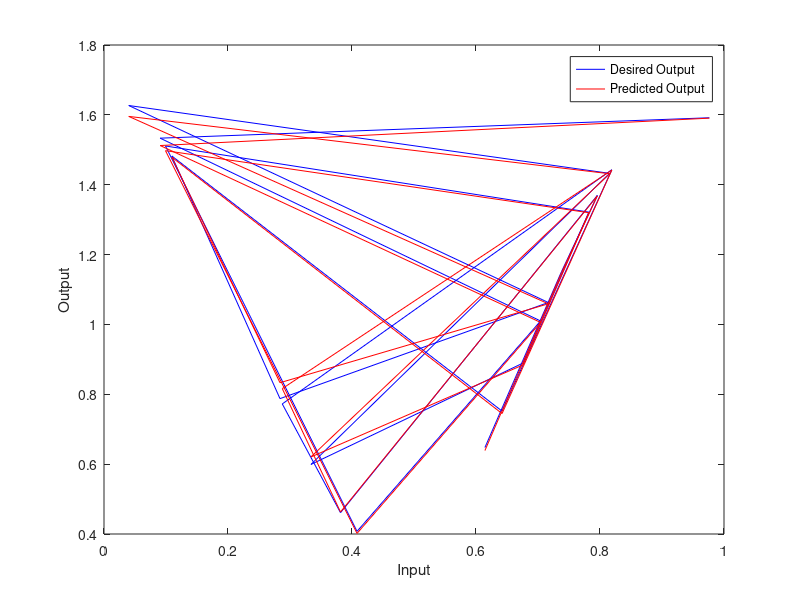
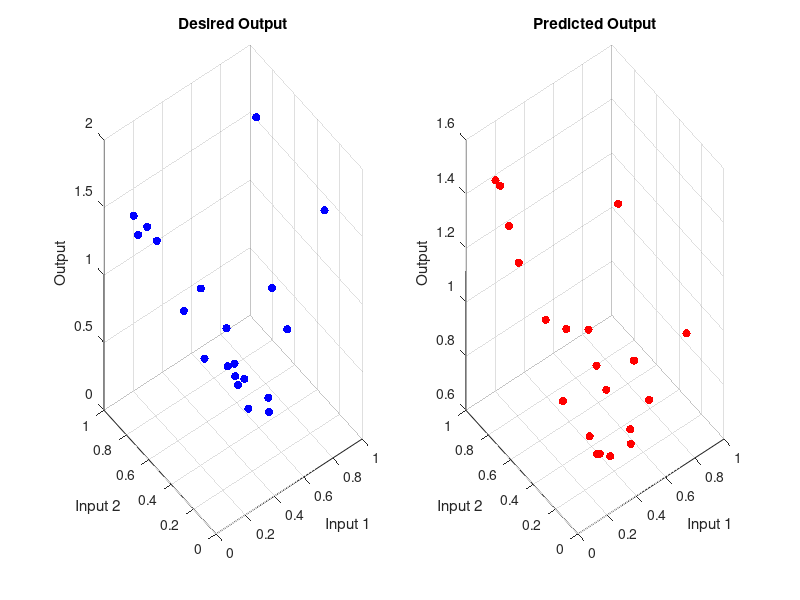

These charts were generated, in order, by the following MATLAB code:
% Step 1: Generate input and output data
X = rand(20, 1); % Generate 20 random input values between 0 and 1
Y = 1 + (0.4 * cos(2*pi*X/0.9)) + (0.5 * cos(2*pi*X))/2; % Calculate corresponding desired output values

% Step 2: Initialize the network parameters
N_i = 1; % Number of neurons in the input layer
N_h = 7; % Number of neurons in the hidden layer
N_o = 1; % Number of neurons in the output layer
learning_rate = 0.1; % Learning rate for weight updates
epsilon = 0.01; % Stopping criteria threshold
max_epochs = 1000; % Maximum number of training epochs

% Step 3: Initialize random weights and biases
W_i_h = randn(N_h, N_i); % Weight matrix for input to hidden layer
b_h = randn(N_h, 1); % Bias vector for hidden layer
W_h_o = randn(N_o, N_h); % Weight matrix for hidden to output layer
b_o = randn(N_o, 1); % Bias vector for output layer

epoch = 0;
while epoch < max_epochs

    % Step 4: Forward propagation

    H_i = W_i_h .* X' + b_h; % Hidden layer input
    H_Af = tanh(H_i); % Hidden layer hyperbolic tangent activation function
    O_i = W_h_o * H_Af + b_o; % Output layer input
    O_Af = O_i; % Output layer linear activation function
    
    % Step 5: Calculate loss/error
    error = O_Af - Y';
    
    % Step 6: Backpropagation

    delta2 = error; % Output layer delta
    dW_h_o = (1/size(X, 1)) * delta2 * H_Af'; % Weight gradient for hidden to output layer
    db_o = (1/size(X, 1)) * sum(delta2, 2); % Bias gradient for output layer
    
    delta1 = W_h_o' * delta2 .* (1 - H_Af.^2); % Hidden layer delta
    dW_i_h = (1/size(X, 1)) * delta1 .* X'; % Weight gradient for input to hidden layer
    db_h = (1/size(X, 1)) * sum(delta1, 2); % Bias gradient for hidden layer
    
    % Step 7: Update weights and biases

    W_i_h = W_i_h - learning_rate * dW_i_h;
    b_h = b_h - learning_rate * db_h;
    W_h_o = W_h_o - learning_rate * dW_h_o;
    b_o = b_o - learning_rate * db_o;
    
    % Step 8: Check stopping criteria

    if max(abs(error)) < epsilon
        break;
    end
    
    epoch = epoch + 1;
end

% Step 9: Evaluate the trained network

H_i = W_i_h .* X' + b_h;
H_Af = tanh(H_i);
O_i = W_h_o * H_Af + b_o;
O_Af = O_i;

% Plot the original and predicted outputs

plot(X, Y, 'b', X, O_Af, 'r');
legend('Desired Output', 'Predicted Output');
xlabel('Input');
ylabel('Output');

%% Surface Approximation

% Step 1: Generate the two inputs and one output data
S1 = rand(20, 1); % Generate first input having 20 random values between 0 and 1
S2 = rand(20, 1); % Generate first input having 20 random values between 0 and 1
Y1 = 1 + (0.4 * cos(2*pi*S1/0.9)) + (0.5 * cos(2*pi*S1))/2; % Calculate corresponding desired output values

% Combine the two input variables into one matrix
Z = [S1, S2];

% Rest of the code remains the same until Step 3

% Step 2: Initialize random weights and biases
neurons_input_layer = 2; % Number of neurons in the input layer (two input variables)
neurons_hidden_layer = 6; % Number of neurons in the hidden layer
neurons_output_layer = 1; % Number of neurons in the output layer
learning_rate1 = 0.1; % Learning rate for weight updates
epsilon1 = 0.01; % Stopping criteria threshold
max_epochs1 = 1000; % Maximum number of training epochs

% Step 3: Initialize random weights and biases
W1 = randn(neurons_hidden_layer, neurons_input_layer); % Weight matrix for input to hidden layer
b1 = randn(neurons_hidden_layer, 1); % Bias vector for hidden layer
W2 = randn(neurons_output_layer, neurons_hidden_layer); % Weight matrix for hidden to output layer
b2 = randn(neurons_output_layer, 1); % Bias vector for output layer


epoch1 = 0;
while epoch1 < max_epochs1

    % Step 4: Forward propagation

    HLI = W1 * Z' + b1; % Hidden layer input
    HLAF = tanh(HLI); % Hidden layer activation function
    OLI = W2 * HLAF + b2; % Output layer input
    OLAF = OLI; % Output layer activation function
    
    % Step 5: Calculate loss/error
    error1 = OLAF - Y1';

    % Step 6: Backpropagation (adjustments needed for two input variables)

    delta21 = error1; % Output layer delta
    dW2 = (1/size(Z, 1)) * delta21 * HLAF'; % Weight gradient for hidden to output layer
    db2 = (1/size(Z, 1)) * sum(delta21, 2); % Bias gradient for output layer

    delta1 = W2' * delta21 .* (1 - HLAF.^2); % Hidden layer delta
    dW1 = (1/size(Z, 1)) * delta1 * Z; % Weight gradient for input to hidden layer
    db1 = (1/size(Z, 1)) * sum(delta1, 2); % Bias gradient for hidden layer

% Step 7: Update weights and biases

    W1 = W1 - learning_rate1 * dW1;
    b1 = b1 - learning_rate1 * db1;
    W2 = W2 - learning_rate1 * dW2;
    b2 = b2 - learning_rate1 * db2;
% Rest of the code remains the same

% Step 8: Check stopping criteria

    if max(abs(error1)) < epsilon1
       break;
    end
    
    epoch1 = epoch1 + 1;
end

% Step 9: Evaluate the trained network

HLI = (W1 * Z' + b1);
HLAF = tanh(HLI);
OLI = W2 * HLAF + b2;
OLAF = OLI;

% Plot the original and predicted outputs
figure;
subplot(1, 2, 1);
scatter3(S1, S2, Y1, 'b', 'filled');
title('Desired Output');
xlabel('Input 1');
ylabel('Input 2');
zlabel('Output');

subplot(1, 2, 2);
scatter3(S1, S2, OLAF, 'r', 'filled');
title('Predicted Output');
xlabel('Input 1');
ylabel('Input 2');
zlabel('Output');
